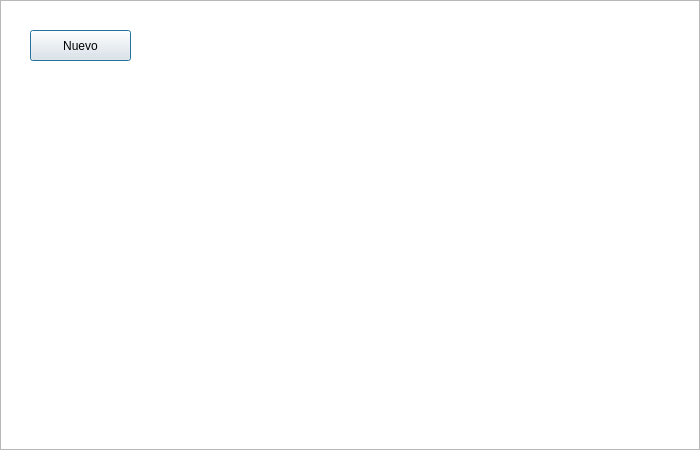
<?xml version="1.0" encoding="UTF-8"?>
<ui version="4.0">
 <class>Cargar</class>
 <widget class="QWidget" name="Cargar">
  <property name="geometry">
   <rect>
    <x>0</x>
    <y>0</y>
    <width>700</width>
    <height>450</height>
   </rect>
  </property>
  <property name="windowTitle">
   <string>Form</string>
  </property>
  <widget class="QGraphicsView" name="graphicsView">
   <property name="geometry">
    <rect>
     <x>0</x>
     <y>0</y>
     <width>700</width>
     <height>450</height>
    </rect>
   </property>
  </widget>
  <widget class="QLabel" name="jugador1">
   <property name="geometry">
    <rect>
     <x>150</x>
     <y>150</y>
     <width>100</width>
     <height>100</height>
    </rect>
   </property>
   <property name="text">
    <string/>
   </property>
  </widget>
  <widget class="QLabel" name="jugador2">
   <property name="geometry">
    <rect>
     <x>460</x>
     <y>150</y>
     <width>100</width>
     <height>100</height>
    </rect>
   </property>
   <property name="text">
    <string/>
   </property>
  </widget>
  <widget class="QLabel" name="jugador3">
   <property name="geometry">
    <rect>
     <x>150</x>
     <y>310</y>
     <width>100</width>
     <height>100</height>
    </rect>
   </property>
   <property name="text">
    <string/>
   </property>
  </widget>
  <widget class="QLabel" name="jugador4">
   <property name="geometry">
    <rect>
     <x>460</x>
     <y>310</y>
     <width>100</width>
     <height>100</height>
    </rect>
   </property>
   <property name="text">
    <string/>
   </property>
  </widget>
  <widget class="QPushButton" name="boton1">
   <property name="geometry">
    <rect>
     <x>150</x>
     <y>150</y>
     <width>100</width>
     <height>100</height>
    </rect>
   </property>
   <property name="text">
    <string/>
   </property>
   <property name="autoDefault">
    <bool>false</bool>
   </property>
   <property name="default">
    <bool>false</bool>
   </property>
   <property name="flat">
    <bool>true</bool>
   </property>
  </widget>
  <widget class="QPushButton" name="boton2">
   <property name="geometry">
    <rect>
     <x>460</x>
     <y>150</y>
     <width>100</width>
     <height>100</height>
    </rect>
   </property>
   <property name="text">
    <string/>
   </property>
   <property name="flat">
    <bool>true</bool>
   </property>
  </widget>
  <widget class="QPushButton" name="boton3">
   <property name="geometry">
    <rect>
     <x>150</x>
     <y>310</y>
     <width>100</width>
     <height>100</height>
    </rect>
   </property>
   <property name="text">
    <string/>
   </property>
   <property name="flat">
    <bool>true</bool>
   </property>
  </widget>
  <widget class="QPushButton" name="boton4">
   <property name="geometry">
    <rect>
     <x>460</x>
     <y>310</y>
     <width>100</width>
     <height>100</height>
    </rect>
   </property>
   <property name="text">
    <string/>
   </property>
   <property name="flat">
    <bool>true</bool>
   </property>
  </widget>
  <widget class="QPushButton" name="nuevo">
   <property name="geometry">
    <rect>
     <x>30</x>
     <y>30</y>
     <width>101</width>
     <height>31</height>
    </rect>
   </property>
   <property name="text">
    <string>Nuevo</string>
   </property>
   <property name="default">
    <bool>true</bool>
   </property>
  </widget>
 </widget>
 <resources/>
 <connections/>
</ui>
